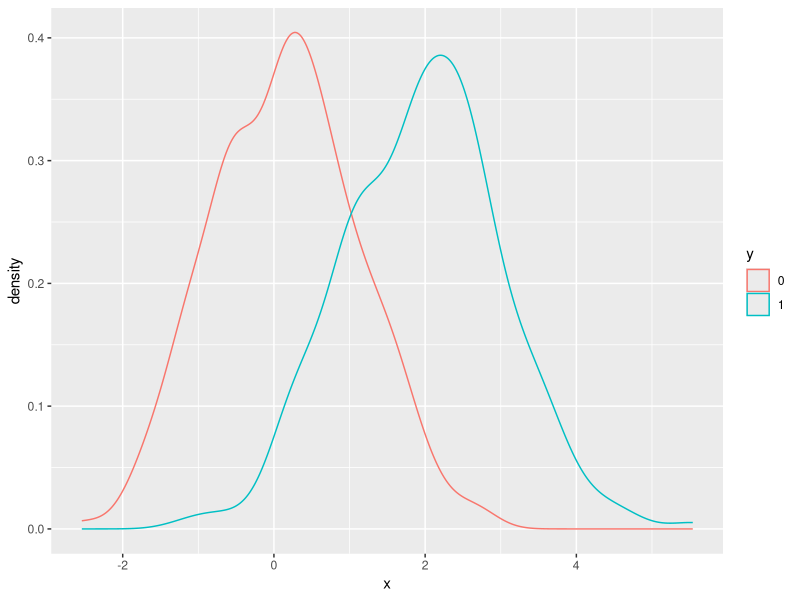

The R source for this figure: (Note: this script raises an error after producing the figure.)
# ---- Linear Regression for Prediction


# --- Comprehension Check: Logistic Regression
library(caret)
library(tidyverse)

# Q1
# Define a dataset using the following code: 

set.seed(2)
make_data <- function(n = 1000, p = 0.5, 
                      mu_0 = 0, mu_1 = 2, 
                      sigma_0 = 1,  sigma_1 = 1){
  
  y <- rbinom(n, 1, p)
  f_0 <- rnorm(n, mu_0, sigma_0)
  f_1 <- rnorm(n, mu_1, sigma_1)
  x <- ifelse(y == 1, f_1, f_0)
  
  test_index <- createDataPartition(y, times = 1, p = 0.5, list = FALSE)
  
  list(train = data.frame(x = x, y = as.factor(y)) %>% slice(-test_index),
       test = data.frame(x = x, y = as.factor(y)) %>% slice(test_index))
}
dat <- make_data()

# Note that we have defined a variable x that is predictive of a binary outcome y: 
dat$train %>% ggplot(aes(x, color = y)) + geom_density()

# Generate 25 different datasets changing the difference between the two classes using 
# delta <- seq(0, 3, len=25) and plot accuracy vs mu_1.

# Which is the correct plot?


# Accuracy of the first case
#fit <- lm(y ~ x, data = dat$train)
#y_hat <- predict(fit, dat$test)
#mean(y_hat == dat$test$y)

# Trying to discover the accuracy via best cutoff
cutoff <- seq(0, 3, by=0.2)

accuracy <- map_dbl(cutoff, function(x1){
  y_hat <- ifelse(dat$train$x > x1, 1, 0) %>%
    factor(levels = levels(dat$test$y))   
  mean(y_hat == dat$test$y)
})

max(accuracy)

best_cutoff <- cutoff[which.max(accuracy)]
best_cutoff

min(dat$train$x)
max(dat$train$x)




# --- using delta

set.seed(2)
make_data <- function(n = 1000, p = 0.5, 
                      mu_0 = 0, mu_1 = mu_0 + d, 
                      sigma_0 = 1,  sigma_1 = 1){
  
  y <- rbinom(n, 1, p)
  f_0 <- rnorm(n, mu_0, sigma_0)
  f_1 <- rnorm(n, mu_1, sigma_1)
  x <- ifelse(y == 1, f_1, f_0)
  
  test_index <- createDataPartition(y, times = 1, p = 0.5, list = FALSE)
  
  list(train = data.frame(x = x, y = as.factor(y)) %>% slice(-test_index),
       test = data.frame(x = x, y = as.factor(y)) %>% slice(test_index))
}
dat <- make_data()



# TIP
# Compute accuracy by fitting logistic regression y~x using train dataset and predict.glm on 
# test dataset (be sure to set type='response'). Probabilities will be returned. Lets say 
# you call this vector p_y. Code y_hat <- ifelse(p_y>=0.5, 1,0). The rest follows.






# --------------------- TEST

y <- rbinom(1000, 1, 0.5)
f_0 <- rnorm(1000, 0, 1)
f_1 <- rnorm(1000, 2, 1)
x <- ifelse(y == 1, f_1, f_0)

test_index <- createDataPartition(y, times = 1, p = 0.5, list = FALSE)

#l <- list(train = data.frame(x = x, y = as.factor(y)) %>% slice(-test_index),
#         test = data.frame(x = x, y = as.factor(y)) %>% slice(test_index))

l <- list(train = data.frame(x = x, y = y) %>% slice(-test_index),
          test = data.frame(x = x, y = y) %>% slice(test_index))

fit <- lm(y ~ x, data = l$train)
y_hat <- predict(fit, l$test) 
mean(y_hat == l$test$y)

confusionMatrix(data = x_hat, reference = x)

class(x_hat)
class(l$test$x)
